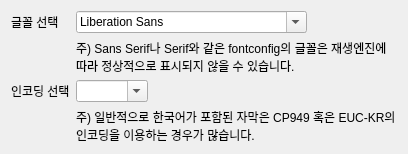
<ui version="4.0" >
 <class>Pref::SubtitlePage</class>
 <widget class="QWidget" name="Pref::SubtitlePage" >
  <property name="geometry" >
   <rect>
    <x>0</x>
    <y>0</y>
    <width>408</width>
    <height>154</height>
   </rect>
  </property>
  <property name="windowTitle" >
   <string>Form</string>
  </property>
  <layout class="QGridLayout" name="gridLayout" >
   <item row="0" column="0" >
    <widget class="QLabel" name="label" >
     <property name="text" >
      <string>글꼴 선택</string>
     </property>
    </widget>
   </item>
   <item row="0" column="1" >
    <layout class="QHBoxLayout" name="horizontalLayout_2" >
     <item>
      <widget class="QFontComboBox" name="font" />
     </item>
     <item>
      <spacer name="horizontalSpacer" >
       <property name="orientation" >
        <enum>Qt::Horizontal</enum>
       </property>
       <property name="sizeHint" stdset="0" >
        <size>
         <width>40</width>
         <height>20</height>
        </size>
       </property>
      </spacer>
     </item>
    </layout>
   </item>
   <item row="1" column="1" >
    <widget class="QLabel" name="label_4" >
     <property name="text" >
      <string>주) Sans Serif나 Serif와 같은 fontconfig의 글꼴은 재생엔진에 따라 정상적으로 표시되지 않을 수 있습니다.</string>
     </property>
     <property name="wordWrap" >
      <bool>true</bool>
     </property>
    </widget>
   </item>
   <item row="2" column="0" >
    <widget class="QLabel" name="label_2" >
     <property name="text" >
      <string>인코딩 선택</string>
     </property>
    </widget>
   </item>
   <item row="2" column="1" >
    <layout class="QHBoxLayout" name="horizontalLayout" >
     <item>
      <widget class="EncodingComboBox" name="encoding" >
       <property name="editable" >
        <bool>true</bool>
       </property>
       <property name="sizeAdjustPolicy" >
        <enum>QComboBox::AdjustToContents</enum>
       </property>
      </widget>
     </item>
     <item>
      <spacer name="horizontalSpacer_2" >
       <property name="orientation" >
        <enum>Qt::Horizontal</enum>
       </property>
       <property name="sizeHint" stdset="0" >
        <size>
         <width>40</width>
         <height>20</height>
        </size>
       </property>
      </spacer>
     </item>
    </layout>
   </item>
   <item row="3" column="1" >
    <widget class="QLabel" name="label_3" >
     <property name="text" >
      <string>주) 일반적으로 한국어가 포함된 자막은 CP949 혹은 EUC-KR의 인코딩을 이용하는 경우가 많습니다.</string>
     </property>
     <property name="wordWrap" >
      <bool>true</bool>
     </property>
    </widget>
   </item>
  </layout>
 </widget>
 <customwidgets>
  <customwidget>
   <class>EncodingComboBox</class>
   <extends>QComboBox</extends>
   <header>encodingcombobox.h</header>
  </customwidget>
 </customwidgets>
 <resources/>
 <connections/>
</ui>
